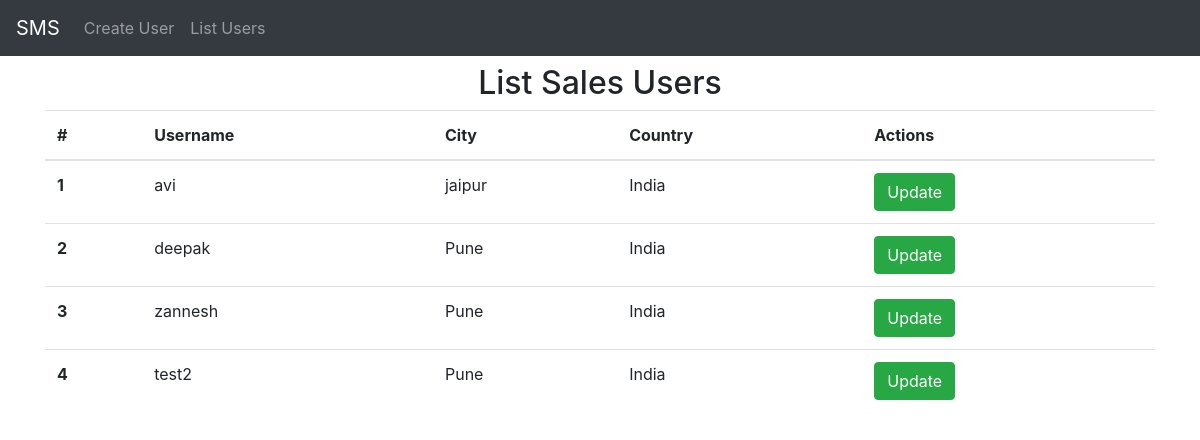
The page /users/list on the database its author committed.
### core/models.py (models this page shows, shortened)
class Profile(models.Model):
    user = models.OneToOneField(User, on_delete=models.CASCADE) # if user will delete profile will also delete usint models.cascade
    age = models.PositiveIntegerField(null=True) # null means it not required to have value while creating the object
    gender = models.CharField(max_length=6, null=True)
    city = models.CharField(max_length=40, null=True)
    country = models.CharField(max_length=40, null=True)

### core/views.py (the view)
# urls.py: path('users/list', list_sales_user, name='list-users'),
def list_sales_user(request):
    users = Profile.objects.all()
    context = {"users": users}
    return render(request, 'core/user_list.html', context)

### core/templates/core/user_list.html
{% extends "core/base.html"%} {% load crispy_forms_tags %} {% block title %} SMS - Add Sales User{% endblock title %} {% block body %}
<div class="container">
    <h2 class='text-center mt-2'>List Sales Users</h3>
        <table class="table">
            <thead>
                <tr>
                    <th scope="col">#</th>
                    <th scope="col">Username</th>
                    <th scope="col">City</th>
                    <th scope="col">Country</th>
                    <th scope="col">Actions</th>
                </tr>
            </thead>
            <tbody>
                {% for profile in users %}
                <tr>
                    <th scope="row">{{forloop.counter}}</th>
                    <td>{{profile.user.username}}</td>
                    <td>{{profile.city}}</td>
                    <td>{{profile.country}}</td>
                    <td>
                        <a href="{% url 'update-user' profile.user.id %}" class="btn btn-success">Update</a>
                    </td>
                </tr>
                {% endfor %}
            </tbody>
        </table>
</div>
{% endblock body%}

### rows shown on the page
Profile: user.username "avi", city "jaipur", country "India"
Profile: user.username "deepak", city "Pune", country "India"
Profile: user.username "zannesh", city "Pune", country "India"
Profile: user.username "test2", city "Pune", country "India"
